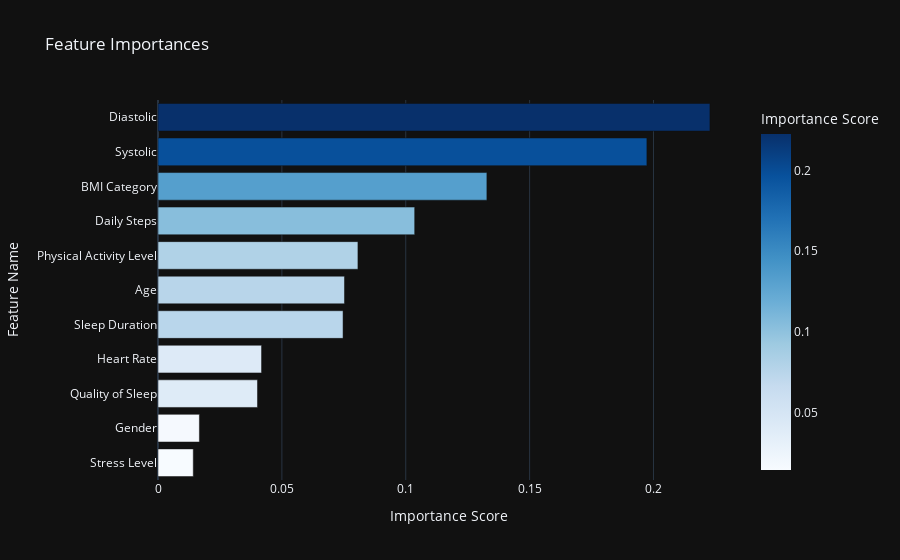

Source (notebook cell):
### Code cell
# Evaluasi pentingnya fitur
importances = best_model.feature_importances_
feature_names = X.columns
importance_df = pd.DataFrame({'Feature': feature_names, 'Importance': importances})
importance_df = importance_df.sort_values(by='Importance', ascending=False)

# Plot pentingnya fitur menggunakan plotly.express
fig = px.bar(importance_df, x='Importance', y='Feature', orientation='h', title='Feature Importances',
             labels={'Importance': 'Importance Score', 'Feature': 'Feature Name'}, 
             color='Importance', color_continuous_scale='Blues',)

fig.update_layout(yaxis={'categoryorder': 'total ascending'}, template='plotly_dark')
fig.show()

### Figure 1 — Plotly figure (JSON) as saved in the notebook; plotly's stock layout.template omitted (floating-point values rounded to 4 significant figures)
{"data": [{"alignmentgroup": "True", "hovertemplate": "Importance Score=%{marker.color}<br>Feature Name=%{y}<extra></extra>", "legendgroup": "", "marker": {"color": [0.2228, 0.1973, 0.1327, 0.1036, 0.08069, 0.07527, 0.07469, 0.04179, 0.04016, 0.01671, 0.01424], "coloraxis": "coloraxis", "pattern": {"shape": ""}}, "name": "", "offsetgroup": "", "orientation": "h", "showlegend": false, "textposition": "auto", "type": "bar", "x": [0.2228, 0.1973, 0.1327, 0.1036, 0.08069, 0.07527, 0.07469, 0.04179, 0.04016, 0.01671, 0.01424], "xaxis": "x", "y": ["Diastolic", "Systolic", "BMI Category", "Daily Steps", "Physical Activity Level", "Age", "Sleep Duration", "Heart Rate", "Quality of Sleep", "Gender", "Stress Level"], "yaxis": "y"}], "layout": {"barmode": "relative", "coloraxis": {"colorbar": {"title": {"text": "Importance Score"}}, "colorscale": [[0, "rgb(247,251,255)"], [0.125, "rgb(222,235,247)"], [0.25, "rgb(198,219,239)"], [0.375, "rgb(158,202,225)"], [0.5, "rgb(107,174,214)"], [0.625, "rgb(66,146,198)"], [0.75, "rgb(33,113,181)"], [0.875, "rgb(8,81,156)"], [1, "rgb(8,48,107)"]]}, "legend": {"tracegroupgap": 0}, "title": {"text": "Feature Importances"}, "xaxis": {"anchor": "y", "domain": [0, 1], "title": {"text": "Importance Score"}}, "yaxis": {"anchor": "x", "categoryorder": "total ascending", "domain": [0, 1], "title": {"text": "Feature Name"}}}}
